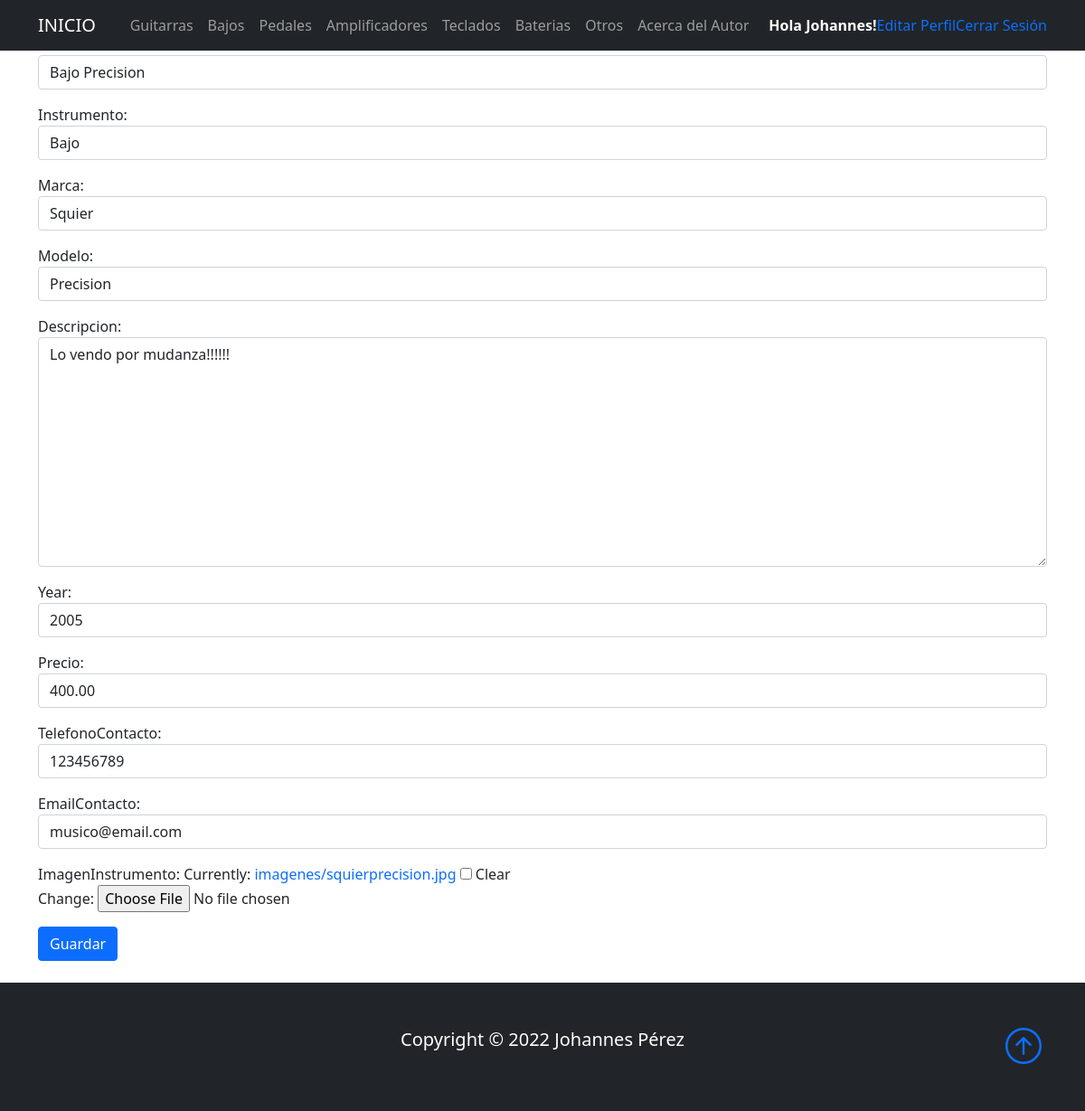
Page /bajoEdicion/13/ (signed in) on the committed database.
### Base/models.py (models this page shows, shortened)
class Instrumento(models.Model):
    instrumentoSeleccion = (
    ('guitarra','Guitarra'),
    ('bajo', 'Bajo'),
    ('pedal','Pedal'),
    ('bateria','Bateria'),
    ('teclado','Teclado'),
    ('amplificador','Amplificador'),
    ('otro', 'Otro'),
    )
    usuario = models.ForeignKey(User, on_delete=models.CASCADE, null=True, blank=True)
    titulo = models.CharField(max_length=200)
    instrumento = models.CharField(max_length=15, choices=instrumentoSeleccion, default='guitarra')
    marca = models.CharField(max_length=40)
    modelo = models.CharField(max_length=40)
    descripcion = models.TextField(null=True, blank=True)
    year = models.IntegerField()
    precio = models.DecimalField(max_digits=10, decimal_places=2)
    fechaPublicacion = models.DateTimeField(auto_now_add=True)
    telefonoContacto = models.IntegerField()
    emailContacto = models.EmailField()
    imagenInstrumento = models.ImageField(null=True, blank=True, upload_to="imagenes/")
    class Meta:
        ordering = ['usuario', '-fechaPublicacion']

### Base/views.py (the view)
# urls.py: path('bajoEdicion/<int:pk>/', BajoUpdate.as_view(), name='bajo_editar'),
class BajoUpdate(LoginRequiredMixin, UpdateView):
    model = Instrumento
    form_class = ActualizacionInstrumento
    success_url = reverse_lazy('bajos')
    context_object_name = 'bajo'
    template_name = 'Base/bajoEdicion.html'

### Base/forms.py
class ActualizacionInstrumento(forms.ModelForm):
    class Meta:
        model = Instrumento
        fields = ('titulo', 'instrumento', 'marca', 'modelo', 'descripcion', 'year', 'precio', 'telefonoContacto', 'emailContacto', 'imagenInstrumento')
        widgets = {
            'titulo' : forms.TextInput(attrs={'class': 'form-control'}),
            'instrumento' : forms.Select(attrs={'class': 'form-control'}),
            'marca' : forms.TextInput(attrs={'class': 'form-control'}),
            'modelo' : forms.TextInput(attrs={'class': 'form-control'}),
            'descripcion' : forms.Textarea(attrs={'class': 'form-control'}),
            'year' : forms.TextInput(attrs={'class': 'form-control'}),
            'precio' : forms.TextInput(attrs={'class': 'form-control'}),
            'telefonoContacto' : forms.TextInput(attrs={'class': 'form-control'}),
            'emailContacto' : forms.TextInput(attrs={'class': 'form-control'}),
        }

### Base/templates/Base/bajoEdicion.html
{% extends 'Base/home.html' %}
{% block content %}
{% if user.id == bajo.usuario.id %}
<div class="container">
    <h4>Editar Bajo</h4>
</div>
<div class="container">
    <div class="form-group">
        <form method="post" enctype="multipart/form-data">{% csrf_token %}
            {{ form.as_p }}
            <button type="submit" class="btn btn-primary">Guardar</button>
        </form>
    </div>
</div>
<br>
{% else %}
<div class="container">
<h4>No tienes acceso a esta pagina!</h4>
</div>
{% endif %}
{% endblock %}

### Base/templates/Base/home.html (shortened to what this page needs)
<!DOCTYPE html>
<html lang="en">
<head>
    <link href="https://cdn.jsdelivr.net/npm/bootstrap@5.0.2/dist/css/bootstrap.min.css" rel="stylesheet"
>
    <link rel="stylesheet" href="https://cdn.jsdelivr.net/npm/bootstrap-icons@1.3.0/font/bootstrap-icons.css">
    <link href='https://api.mapbox.com/mapbox-gl-js/v2.8.1/mapbox-gl.css' rel='stylesheet' />
    {% load static %}
    <link rel="stylesheet" type="text/css" href="{% static 'Base/style.css' %}">
</head>
<body>
    <nav class="navbar navbar-expand-lg bg-dark navbar-dark py-2 fixed-top">
      <div class="container">
        <a href="{% url 'home' %}" class="navbar-brand">INICIO</a>
            <div class="collapse navbar-collapse" id="navmenu">
              <ul class="navbar-nav ms-auto">
                <li class="nav-item">
                  <a class="nav-link" href="{% url 'guitarras' %}">Guitarras</a>
                </li>
                <li class="nav-item">
                  <a class="nav-link" href="{% url 'bajos' %}">Bajos</a>
                </li>
                <li class="nav-item">
                  <a class="nav-link" href="{% url 'pedales' %}">Pedales</a>
                </li>
                <li class="nav-item">
                  <a class="nav-link" href="{% url 'amplificadores' %}">Amplificadores</a>
                </li>
                <li class="nav-item">
                  <a class="nav-link" href="{% url 'teclados' %}">Teclados</a>
                </li>
                <li class="nav-item">
                  <a class="nav-link" href="{% url 'baterias' %}">Baterias</a>
                </li>
                <li class="nav-item">
                  <a class="nav-link" href="{% url 'otros' %}">Otros</a>
                </li>
                <li class="nav-item">
                  <a class="nav-link" href="{% url 'acerca_de_mi' %}">Acerca del Autor</a>
                </li>
              </ul>
                {% if request.user.is_authenticated %}
              <ul class="navbar-nav ms-auto">
              <li class="nav-item">
                <strong><span style="color:white"> Hola {{request.user.first_name}}!</span></strong>
              </li>
              <li class="nav-item">
                <a href="{% url 'editar_perfil' %}">Editar Perfil</a>
              </li>
              <li class="nav-item">
                <a href="{% url 'logout' %}">Cerrar Sesión</a>
              </li>
            {% endif %}
          </div>
      </div>
  </nav>
      {% block content %}{% endblock %}
  <footer class="p-5 bg-dark text-white text-center position-relative">
      <div class="container">
          <p class="lead">Copyright &copy; 2022 Johannes Pérez</p>
          <a href="" class="position-absolute bottom-0 end-0 p-5">
              <i class="bi bi-arrow-up-circle h1"></i>
          </a>
      </div>
  </footer>
</body>
</html>

### Base/static/Base/style.css (style rules this page uses)
a { text-decoration: none; }
ul { list-style: none; }

### rows in the picture
Instrumento: titulo "Bajo Precision", instrumento "Bajo", marca "Squier", modelo "Precision", descripcion "Lo vendo por mudanza!!!!!!", year "2005", precio "400.00", telefonoContacto "123456789", emailContacto "musico@email.com"

### other values in the picture
{{ request.user.first_name }} "Johannes"
